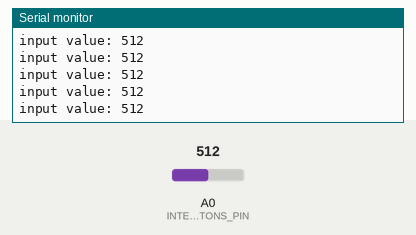
A sketch run on a simulated Arduino Uno, built with avr-gcc and run on an emulated ATmega328P. On the bench: the last lines printed to the serial monitor. Inputs (shaded band) come from the test bench; at power-on: A0 (INTERACTION_BUTTONS_PIN) = 512.

Above: at 1.2 s.
1.3 s: A0 (INTERACTION_BUTTONS_PIN) set to 105
At 1.9 s:
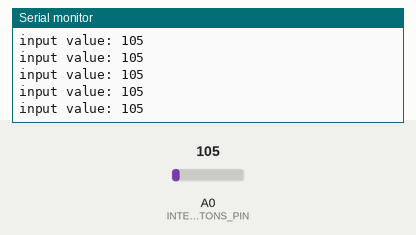
4.3 s: A0 (INTERACTION_BUTTONS_PIN) set to 95
At 5.4 s:
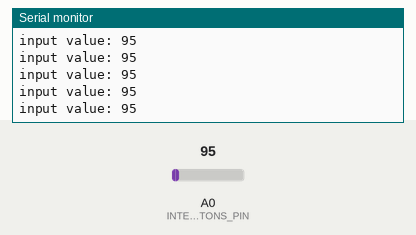
Timing chart, 0 to 7.3 s (numbered marks = the images above; inputs shaded):
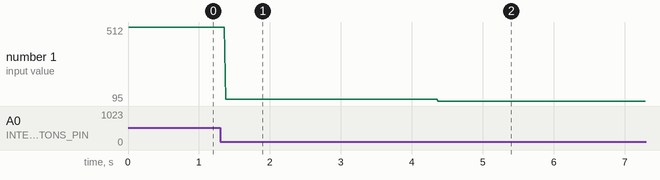

Measured:
- after the input at 1.3 s, the serial monitor: prints a new line after 0.08 s (image 1)
- after the input at 4.3 s, the serial monitor: prints a new line after 0.07 s (image 2)
- plotted number 1: 512 → 105 after the input at 1.3 s, 105 → 95 after the input at 4.3 s

The sketch:

ButtonTest.ino
```cpp
#include "Arduino.h"


enum BUTTON_STATE : unsigned short {BUTTON_UP = 0, BUTTON_DOWN = 1, BUTTON_ACTIVE = 2};


class Button {
private:
	BUTTON_STATE state = BUTTON_STATE::BUTTON_UP;
	unsigned short maxInputValue;
	unsigned short minInputValue;
	void (*downAction)();

public:
	Button() {}
	Button(const unsigned short minVal, const unsigned short maxVal, void (*downCallback)()) {
		maxInputValue = maxVal;
		minInputValue = minVal;
		downAction = downCallback;
	}
};


static const uint8_t INTERACTION_BUTTONS_PIN = A0;
static const constexpr unsigned char MAX_NOISE_THRESHOLD = 10;

short interactionButtonsValue = 0;

Button buttons[2];


void buttonPressed_A() {
	Serial.println(F("[A]"));
}

void buttonPressed_B() {
	Serial.println(F("[B]"));
}


void setup() {
	pinMode(INTERACTION_BUTTONS_PIN, INPUT);

	buttons[0] = Button(675, 685, &buttonPressed_A);
	buttons[1] = Button(300, 400, &buttonPressed_B);

	Serial.begin(9600);
	while (!Serial) {
		delay(250);
	}

	Serial.println(F("Running!"));
}


void updateButtonStates() {
	interactionButtonsValue = analogRead(INTERACTION_BUTTONS_PIN);
	Serial.print(F("input value: "));
	Serial.println(interactionButtonsValue);

	/*

		input value: 338
		input value: 339
		input value: 339
		input value: 339
		input value: 681
		input value: 682
		input value: 681
		input value: 681
		input value: 681
		input value: 682

	*/
}


void loop() {
	updateButtonStates();

	/*if (interactionButtonsValue > MAX_NOISE_THRESHOLD) {
		if (interactionButtonsValue < A_BUTTON_MAX_THRESHOLD && interactionButtonsValue > A_BUTTON_MIN_THRESHOLD) {
			buttonPressed_A();
		} else {
			if (interactionButtonsValue < B_BUTTON_THRESHOLD) {
				buttonPressed_B();
			}
		}
	}*/
}
```
